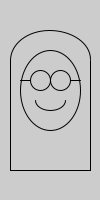
Frame 1 (no input)
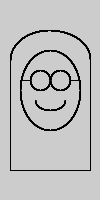
Frame 60 (the mouse pressed at the canvas centre just before this capture)
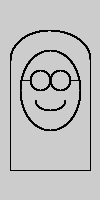
Frame 120 (the mouse held since frame 60 and released just before this capture)

The Processing sketch that drew these frames (run headless with seeded random() and noise(); from frame 60 on, the mouse is pressed at the canvas centre):

// Processing sketch: p2_gala
// ── p2_gala.pde
void setup(){
  size(100,200);
}
void draw(){
  gala(0,0);
}

// ── gala.pde
void gala(float posx, float posy){
  pushMatrix();
  translate(posx, posy);
  noFill();
ellipse(50, 90, 60, 80);
 line(10, 60, 10, 170);
 line(90, 60, 90, 170);
 line(10, 170, 90, 170);
arc(50, 60, 80, 60, PI, TWO_PI); 
circle(40, 80, 20);
circle(60, 80, 20);
arc(50, 100, 30, 20, 0, PI);
line(30, 80, 20, 80);
line(70, 80, 80, 80);
popMatrix();
}
